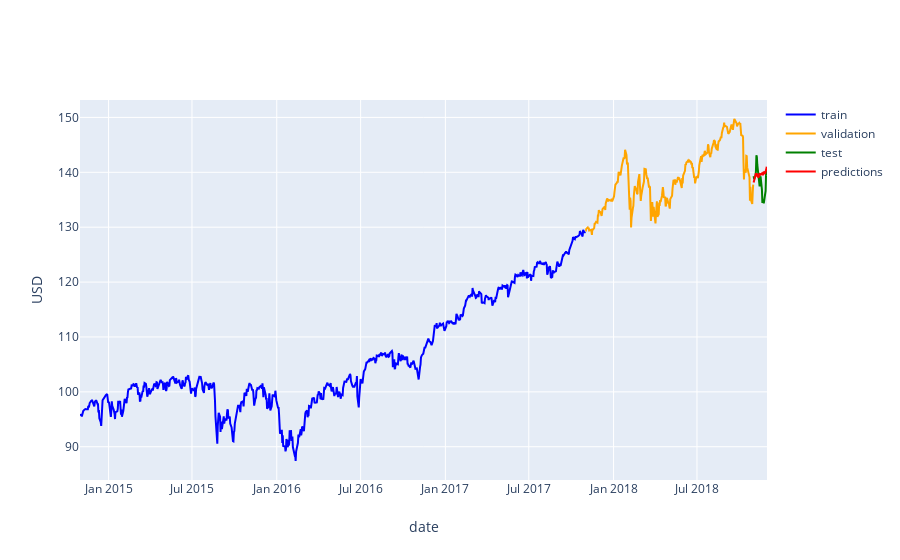

The notebook cell saved with this chart:
### Code cell
# Plot test predictions
fig = go.Figure()

# Add traces
fig.add_trace(go.Scatter(x=train['date'], 
                         y=train['adj_close'],
                         mode='lines',
                         name='train',
                         line=dict(color='blue')))
fig.add_trace(go.Scatter(x=val['date'], 
                         y=val['adj_close'],
                         mode='lines',
                         name='validation',
                         line=dict(color='orange')))
fig.add_trace(go.Scatter(x=test['date'], 
                         y=test['adj_close'],
                         mode='lines',
                         name='test',
                         line=dict(color='green')))
fig.add_trace(go.Scatter(x=test[:H]['date'], 
                         y=est,
                         mode='lines',
                         name='predictions',
                         line=dict(color='red')))
fig.update_layout(yaxis=dict(title='USD'),
                  xaxis=dict(title='date'))

### Figure 1 — Plotly figure (JSON) as saved in the notebook; plotly's stock layout.template omitted (floating-point values rounded to 4 significant figures; data arrays with more than 128 entries replaced by an {"elided": "..."} marker saying what was removed)
{"data": [{"line": {"color": "blue"}, "mode": "lines", "name": "train", "type": "scatter", "x": {"elided": "756 str values"}, "y": {"elided": "756 float values"}}, {"line": {"color": "orange"}, "mode": "lines", "name": "validation", "type": "scatter", "x": {"elided": "252 str values"}, "y": {"elided": "252 float values"}}, {"line": {"color": "green"}, "mode": "lines", "name": "test", "type": "scatter", "x": ["2018-11-01T00:00:00", "2018-11-02T00:00:00", "2018-11-05T00:00:00", "2018-11-06T00:00:00", "2018-11-07T00:00:00", "2018-11-08T00:00:00", "2018-11-09T00:00:00", "2018-11-12T00:00:00", "2018-11-13T00:00:00", "2018-11-14T00:00:00", "2018-11-15T00:00:00", "2018-11-16T00:00:00", "2018-11-19T00:00:00", "2018-11-20T00:00:00", "2018-11-21T00:00:00", "2018-11-23T00:00:00", "2018-11-26T00:00:00", "2018-11-27T00:00:00", "2018-11-28T00:00:00", "2018-11-29T00:00:00", "2018-11-30T00:00:00"], "y": [139.3, 138.7, 139.4, 140.2, 143.1, 142.8, 141.3, 138.6, 138.4, 137.4, 139.0, 139.3, 136.8, 134.4, 135.1, 134.3, 136.4, 136.6, 139.8, 139.5, 140.5]}, {"line": {"color": "red"}, "mode": "lines", "name": "predictions", "type": "scatter", "x": ["2018-11-01T00:00:00", "2018-11-02T00:00:00", "2018-11-05T00:00:00", "2018-11-06T00:00:00", "2018-11-07T00:00:00", "2018-11-08T00:00:00", "2018-11-09T00:00:00", "2018-11-12T00:00:00", "2018-11-13T00:00:00", "2018-11-14T00:00:00", "2018-11-15T00:00:00", "2018-11-16T00:00:00", "2018-11-19T00:00:00", "2018-11-20T00:00:00", "2018-11-21T00:00:00", "2018-11-23T00:00:00", "2018-11-26T00:00:00", "2018-11-27T00:00:00", "2018-11-28T00:00:00", "2018-11-29T00:00:00", "2018-11-30T00:00:00"], "y": [138.1, 138.4, 139.2, 139.8, 139.4, 139.8, 139.3, 139.1, 139.6, 139.8, 139.5, 139.5, 139.8, 139.5, 139.5, 140.1, 139.7, 140.1, 140.3, 140.8, 140.8]}], "layout": {"xaxis": {"title": {"text": "date"}}, "yaxis": {"title": {"text": "USD"}}}}
